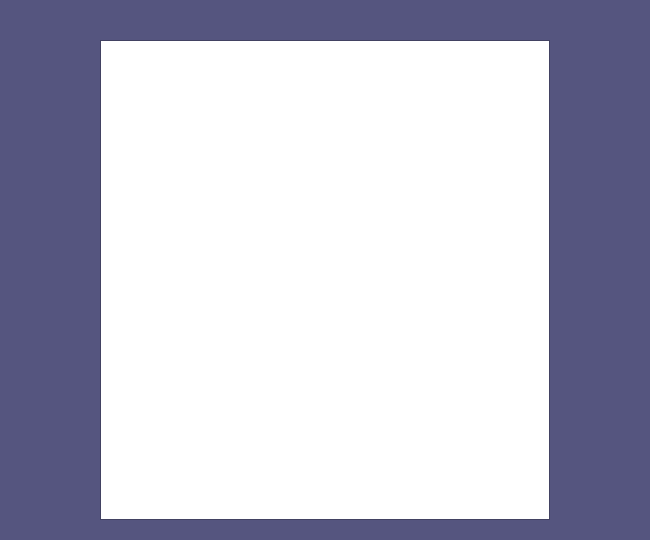
<?xml version="1.0" encoding="UTF-8"?>
<ui version="4.0">
 <class>window</class>
 <widget class="QDialog" name="window">
  <property name="enabled">
   <bool>true</bool>
  </property>
  <property name="geometry">
   <rect>
    <x>0</x>
    <y>0</y>
    <width>650</width>
    <height>540</height>
   </rect>
  </property>
  <property name="minimumSize">
   <size>
    <width>450</width>
    <height>480</height>
   </size>
  </property>
  <property name="maximumSize">
   <size>
    <width>650</width>
    <height>540</height>
   </size>
  </property>
  <property name="palette">
   <palette>
    <active>
     <colorrole role="Base">
      <brush brushstyle="SolidPattern">
       <color alpha="255">
        <red>255</red>
        <green>255</green>
        <blue>255</blue>
       </color>
      </brush>
     </colorrole>
     <colorrole role="Window">
      <brush brushstyle="SolidPattern">
       <color alpha="255">
        <red>85</red>
        <green>85</green>
        <blue>127</blue>
       </color>
      </brush>
     </colorrole>
    </active>
    <inactive>
     <colorrole role="Base">
      <brush brushstyle="SolidPattern">
       <color alpha="255">
        <red>255</red>
        <green>255</green>
        <blue>255</blue>
       </color>
      </brush>
     </colorrole>
     <colorrole role="Window">
      <brush brushstyle="SolidPattern">
       <color alpha="255">
        <red>85</red>
        <green>85</green>
        <blue>127</blue>
       </color>
      </brush>
     </colorrole>
    </inactive>
    <disabled>
     <colorrole role="Base">
      <brush brushstyle="SolidPattern">
       <color alpha="255">
        <red>85</red>
        <green>85</green>
        <blue>127</blue>
       </color>
      </brush>
     </colorrole>
     <colorrole role="Window">
      <brush brushstyle="SolidPattern">
       <color alpha="255">
        <red>85</red>
        <green>85</green>
        <blue>127</blue>
       </color>
      </brush>
     </colorrole>
    </disabled>
   </palette>
  </property>
  <property name="windowTitle">
   <string>Pacman</string>
  </property>
  <widget class="QGraphicsView" name="graphicsView">
   <property name="geometry">
    <rect>
     <x>100</x>
     <y>40</y>
     <width>450</width>
     <height>480</height>
    </rect>
   </property>
   <property name="minimumSize">
    <size>
     <width>450</width>
     <height>480</height>
    </size>
   </property>
   <property name="maximumSize">
    <size>
     <width>640</width>
     <height>480</height>
    </size>
   </property>
   <property name="verticalScrollBarPolicy">
    <enum>Qt::ScrollBarAlwaysOff</enum>
   </property>
   <property name="horizontalScrollBarPolicy">
    <enum>Qt::ScrollBarAlwaysOff</enum>
   </property>
   <property name="backgroundBrush">
    <brush brushstyle="SolidPattern">
     <color alpha="255">
      <red>0</red>
      <green>0</green>
      <blue>0</blue>
     </color>
    </brush>
   </property>
  </widget>
 </widget>
 <layoutdefault spacing="6" margin="11"/>
 <resources/>
 <connections/>
</ui>
